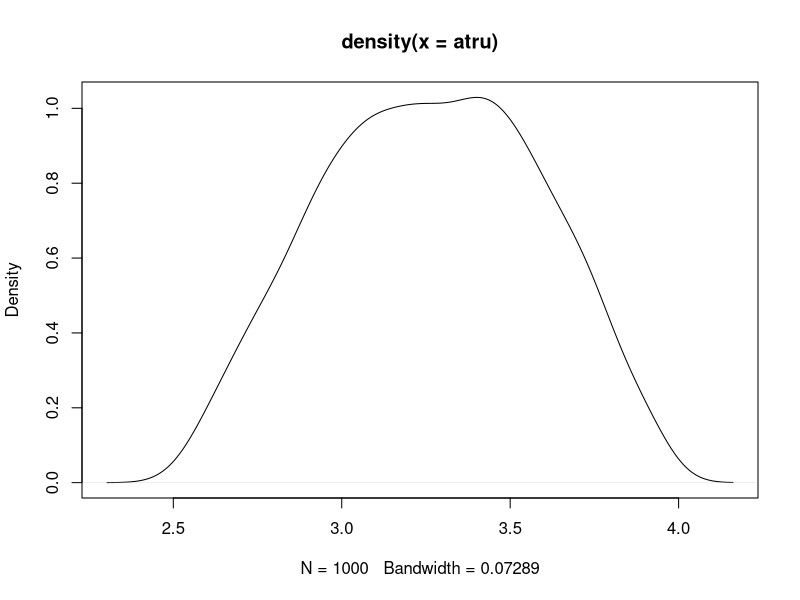
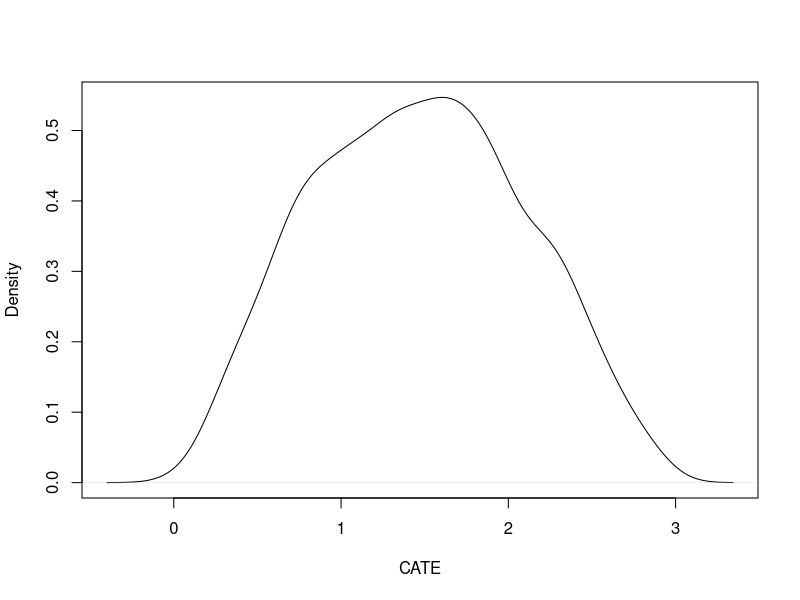
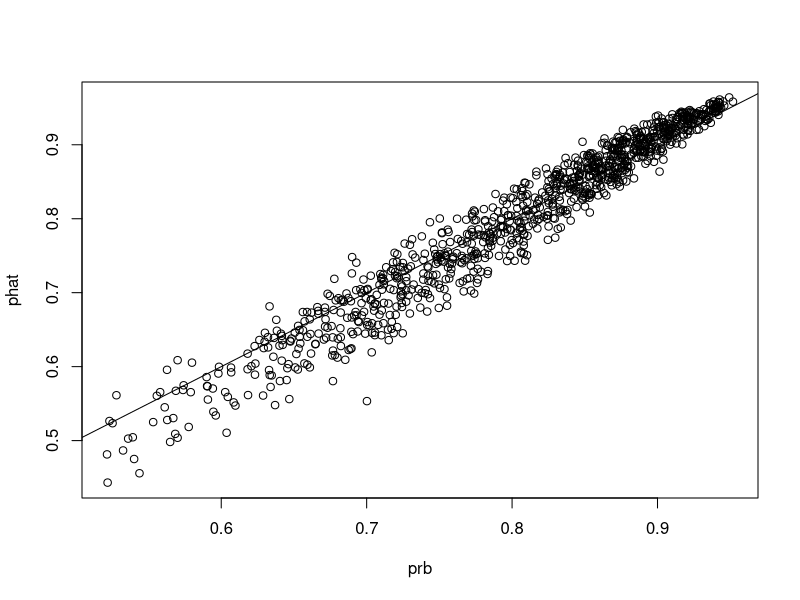
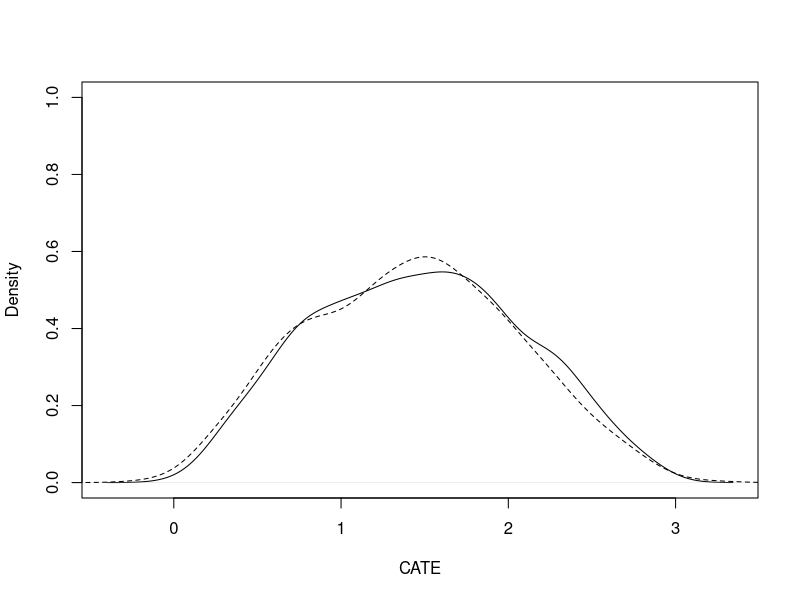

The R script that drew these images, in order:
# A simple "application"
# CML 2023
# Max Farrell & Sanjog Misra

# Simulate Data
set.seed(1234)
n <- 1000
# Covariates
k <- 10
xtru <- matrix(runif(n*k),n,k)
# Parameter functions
btru = 1+xtru[,1:2]%*%c(-1,2)
atru = 3+xtru[,3:4]%*%c(1,-.5)
# Propensity 
prb = 1/(1+exp(-1-2*xtru[,1]+(xtru[,2])))
summary(prb)

# Generate Treatment
trt = rbinom(n,1,prb)
# trt = rbinom(n,1,.5)
# Outcomes
ytru = atru+ btru*trt + rnorm(n)

# Plots
# mu0 = E[Y|trt=0]
plot(density(atru))
# True CATEs
plot(density(btru),main="",xlab="CATE")
# True ATE
mean(btru)

# Regression
dat = data.frame(xtru,trt,ytru)
stor = NULL
for(b in 1:100){
smp = sample(1:n,n,replace = TRUE)  
res = lm(ytru~trt,data=dat[smp,])
stor = rbind(stor,coef(res))
}

# Compare to regression
summary(lm(ytru~trt))
sqrt(var(stor[,2]))

# Adding covariates
# What does this do?
summary(lm(ytru~trt+xtru))

# Regression with interactions 
res = lm(ytru~trt*xtru,data=dat)

# propensity Score
gres = glm(trt~xtru,data=dat,family='binomial')
phat = predict(gres,type='response')
plot(phat~prb)
abline(0,1)

# Predict Y1
df1 = dat
df1$trt=1
yhat1 = predict(res,newdata=df1)

# Predict Y0
df0 = dat
df0$trt=0
yhat0 = predict(res,newdata=df0)


# CATEs
tau = (yhat1-yhat0)
# True CATEs
plot(density(btru),main="",xlab="CATE",ylim=c(0,1))
lines(density(tau),lty=2)

# Transformed Outcomes
ty = ((trt - phat)/(phat*(1-phat)))*ytru
mean(ty)
sqrt(var(ty))

# DR Estimator
dr.cate = (yhat1+trt*(ytru-yhat1)/phat)-(yhat0+(1-trt)*(ytru-yhat0)/(1-phat))
dr.tau = mean(yhat1+trt*(ytru-yhat1)/phat)-mean(yhat0+(1-trt)*(ytru-yhat0)/(1-phat))
dr.tau
sqrt(var(dr.cate)/n)


# (Counterfactual) Policy Evaluation
cost = 1
# Policy
trt_star = 0+1*(tau>cost)
trt_tru =  0+1*(btru>cost)
table(trt_star,trt_tru)

# Profit
df1 = dat
df1$trt=trt_star
prft_star = sum(predict(res,newdata=df1) - cost*trt_star) 
prft_star

df1 = dat
df1$trt=as.numeric(trt_tru)
prft_tru = sum(predict(res,newdata=df1) - cost*trt_tru) 
prft_tru

# Counterfactual Profits
sum((trt_star*trt/phat)*(ytru - cost) + ((1-trt_star)*(1-trt)/(1-phat))*(ytru))
sum((trt_tru*trt/phat)*(ytru - cost) + ((1-trt_tru)*(1-trt)/(1-phat))*(ytru))

